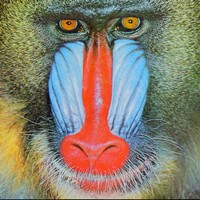
//> input picture more_mroph_trans/Morphology_2_Tutorial_Original_Image.jpg, 200 x 200 px
$ ./main Morphology_2_Tutorial_Original_Image.jpg   (built with g++ and OpenCV 4)
//> lines starting //> are read from the running program, lines starting //| are printed output that depends on the picture
/**
 * @file More Morphology Transformation
 * @author ssm
 * @brief Advanced morphology Transformations code
 * @version 0.1
 * @date 2020-12-25
 *
 * @copyright Copyright (c) 2020
 *
 */

#include <opencv2/imgproc/imgproc.hpp>
#include <opencv2/imgcodecs/imgcodecs.hpp>
#include <opencv2/highgui/highgui.hpp>
#include <iostream>

using namespace cv;

//![Global Variables]
Mat src, dst;
int morph_elem = 0;
int morph_size = 0;
int morph_operator = 0;
int const max_operator = 4;
int const max_elem = 2;
int const max_kernel_size = 101;

const char *window_name = "Morphology Transformations Demo";
//![Global Variables]

//![Function headers]
void Morphology_Operations(int, void *);
//![Function headers]

/**
 * @brief Main
 *
 */
int main(int argc, char **argv)
{
    //Load image
    src = imread(argv[1], IMREAD_GRAYSCALE);
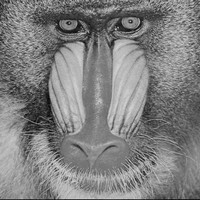
//> src: 200 rows x 200 cols, CV_8UC1; min 2, max 213, mean 128.5
    if (src.empty())
        return -1;

    //Create window
    namedWindow(window_name, WINDOW_AUTOSIZE);

    //Create Trackbar to select Morphology operation
    createTrackbar("Operator:\n 0: Opening - 1: Closing \n 2: Gradient - 3: Top Hat \n 4: Black Hat",
                   window_name,
                   &morph_operator,
                   max_operator,
                   Morphology_Operations);
//> slider 'Operator:\n 0: Opening - 1: Clo' is set to 1

    //Create Trackbar to select kernel type
    createTrackbar("Element:\n 0: Rect - 1: Cross -2: Ellipse",
                   window_name,
                   &morph_elem,
                   max_elem,
                   Morphology_Operations);
//> slider 'Element:\n 0: Rect - 1: Cross -' is set to 1

    //Create Trackbar to choose kernel size
    createTrackbar("Kernel size:\n 2n+1",
                   window_name,
                   &morph_size,
                   max_kernel_size,
                   Morphology_Operations);
//> slider 'Kernel size:\n 2n+1' is set to 33

    //Default start
    Morphology_Operations(0, 0);

    waitKey(0);
    return 0;
}

/**
 * @brief Morphology Operations
 *
 */
void Morphology_Operations(int, void *)
{
    //Since MORPH_X : 2, 3, 4, 5 and 6
    int operation = morph_operator + 2;

    Mat element = getStructuringElement(morph_elem,
                                        Size(2 * morph_size + 1, 2 * morph_size + 1),
                                        Point(morph_size, morph_size));

    //Apply the specified morphology operation
    morphologyEx(src, dst, operation, element);
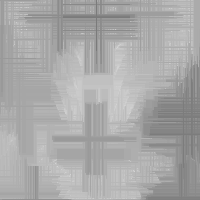
//> dst: 200 rows x 200 cols, CV_8UC1; min 123, max 213, mean 169.3
    imshow(window_name, dst);
}
